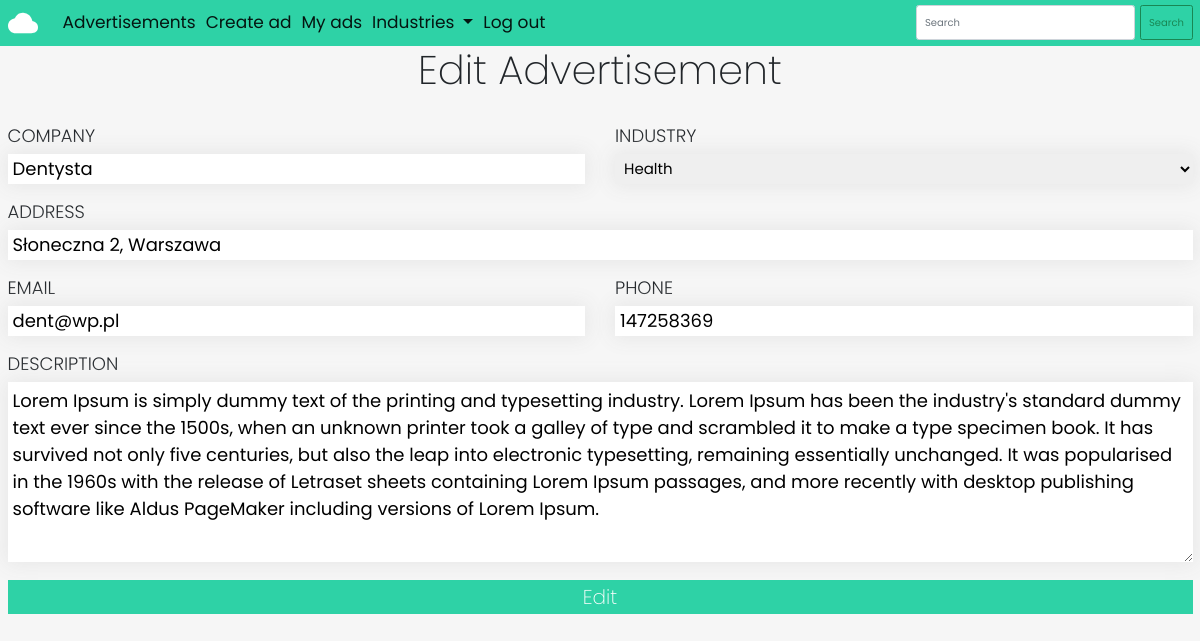
The app's page /my/4 (signed in) with its own data.
### ads/models.py (models this page shows, shortened)
class Advertisement(models.Model):
    company = models.CharField(max_length=300)
    address = models.CharField(max_length=400)
    email = models.EmailField(max_length=254)
    phone = models.CharField(max_length=14)
    desc = models.TextField()
    industries = [
        ('','Choose industry'),
        ('re', 'Real estate'),
        ('ht', 'Health'),
        ('at', 'Automotive'),
        ('ft', 'Fitness'),
    ]
    industry = models.CharField(max_length=2, choices=industries, default='')
    user = models.ForeignKey(User, on_delete=models.CASCADE)
    likes = models.ManyToManyField(User, blank=True, related_name='likes')

### ads/views.py (the view, shortened to what this page needs)
# urls.py: path('my/<int:adId>', views.edit, name='edit'),
@login_required
def edit(request, adId):
    ad = get_object_or_404(Advertisement, pk=adId, user=request.user)
    if request.method == 'GET':
        form = AdForm(instance=ad)
        return render(request, 'edit.html', {'form': form, 'ad': ad})

### ads/forms.py
class AdForm(forms.ModelForm):
    class Meta:
        model = Advertisement
        exclude = ('user',)

### ads/templates/edit.html (shortened to what this page needs)
{% extends 'base.html' %}
{% block content %}
<div class="row">
    <h2 class="form-title">Edit Advertisement</h2>
    <form class="create-form" action="{% url 'edit' ad.id %}" method="POST">
        <div class="form-line">
            <div class="form-element">
                <label for="id_company">Company</label>
                <input type="text" name="company" maxlength="300" required="" id="id_company" value="{{ad.company}}">
            </div>
            <div class="form-element">
                <label for="id_industry">industry</label>
                <select name="industry" required="" id="id_industry">
                    {% for id, industry in ad.industries %}
                    {% if not id %}
                    <option value="{{id}}" disabled>{{industry}}</option>
                    {% elif id == ad.industry %}
                    <option value="{{id}}" selected>{{industry}}</option>
                    {% else %}
                    <option value="{{id}}">{{industry}}</option>
                    {% endif %}
                    {% endfor %}
                </select>
            </div>
        </div>
        <div class="form-line">
            <div class="form-element long">
                <label for="id_address">Address</label>
                <input type="text" name="address" maxlength="400" required="" id="id_address" value="{{ad.address}}">
            </div>
        </div>
        <div class="form-line">
            <div class="form-element">
                <label for="id_email">Email</label>
                <input type="email" name="email" maxlength="254" required="" id="id_email" value="{{ad.email}}">
            </div>
            <div class="form-element">
                <label for="id_phone">Phone</label>
                <input type="text" name="phone" maxlength="14" required="" id="id_phone" value="{{ad.phone}}">
            </div>
        </div>
        <label for="id_desc">Description</label>
        <textarea name="desc" cols="40" rows="10" required="" id="id_desc">{{ad.desc}}</textarea>
        <button class="btn-full" type="submit">Edit</button>
    </form>
</div>
{% endblock content %}

### ads/static/css/styles.css (style rules this page uses)
* { margin: 0; padding: 0; box-sizing: border-box; }
:root { --background: #f6f6f6; --primary: #2ed2a6; }
html, body { font-size: 10px; font-family: 'Poppins', sans-serif; background-color: var(--background); }
.row { max-width: 1200px; margin: 0 auto; }
.form-title { font-size: 4rem; text-align: center; font-weight: 200; margin-bottom: 2.8rem; }
.form-element { display: flex; flex-direction: column; flex: 0 0 calc(50% - 1.5rem); }
.form-line { display: flex; justify-content: space-between; padding: 0; }
input { width: 100%; }
.create-form label { text-transform: uppercase; font-size: 1.8rem; font-weight: 300; margin-bottom: 0.5rem; padding-left: 0; }
.create-form input, .create-form select, .create-form textarea { height: 3rem; font-size: 1.8rem; padding: 0.5rem; border: none; outline: none; box-shadow: 0 0 20px 2px #e6e6e6; transition: all .5s; width: 100%; margin-bottom: 1.4rem; }
.long { flex: 1; }
.create-form textarea { height: 18rem; }
.create-form select { font-size: 1.5rem; }
.btn-full { width: 100%; background-color: var(--primary); border: 2px solid var(--primary); color: white; font-size: 2rem; font-weight: 200; transition: all 0.4s; text-align: center; }

### records on screen
Advertisement: company "Dentysta", industry "Health", address "Słoneczna 2, Warszawa", email "dent@wp.pl", phone "147258369", desc "Lorem Ipsum is simply dummy text of the printing and typesetting industry. Lorem Ipsum has been the industry's standard dummy text ever since the 1500s, when an unknown printer took a galley of type and scrambled it to make a type specimen book. It has survived not only five centuries, but also the leap into electronic typesetting, remaining essentially unchanged. It was popularised in the 1960s with the release of Letraset sheets containing Lorem Ipsum passages, and more recently with desktop publishing software like Aldus PageMaker including versions of Lorem Ipsum."
